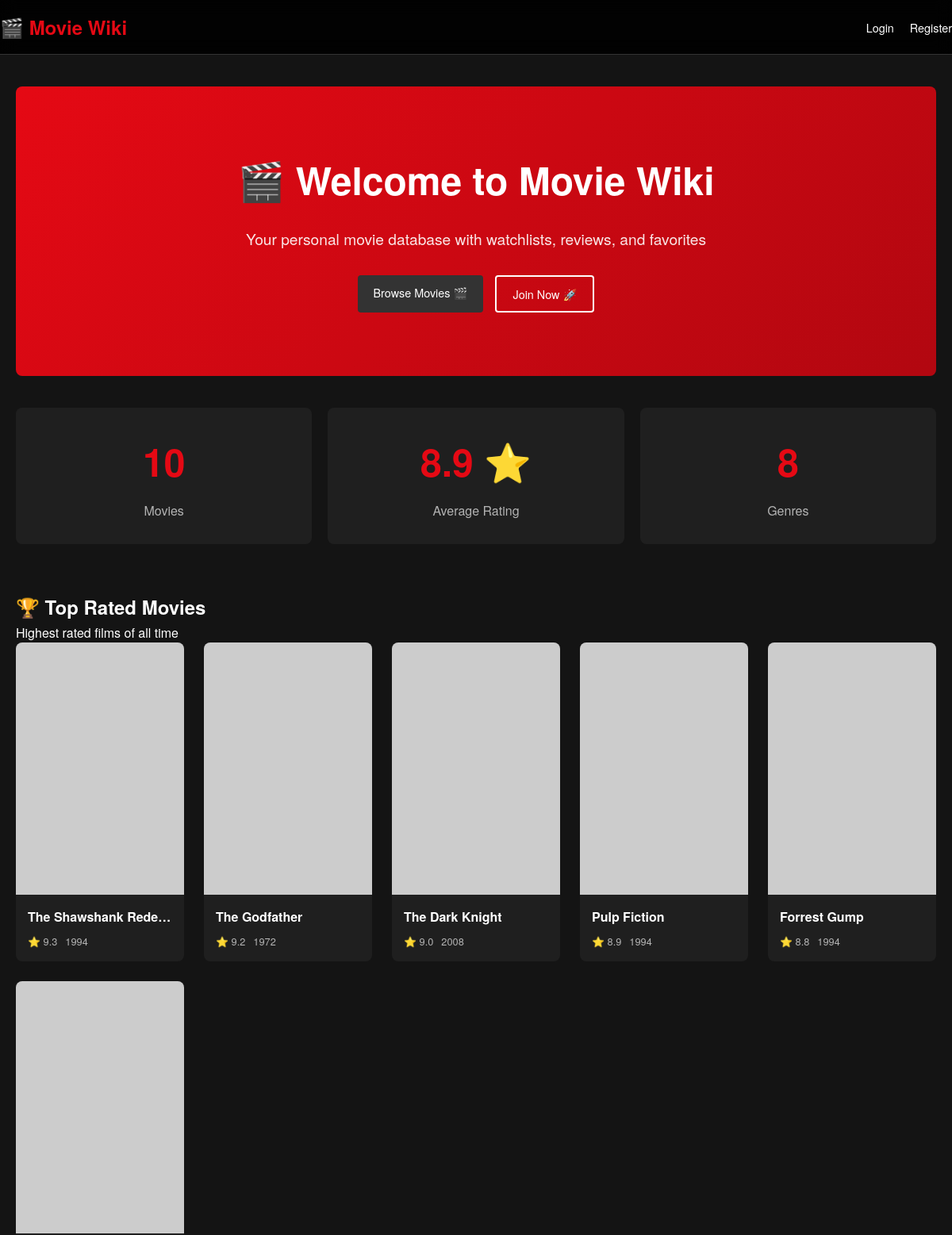
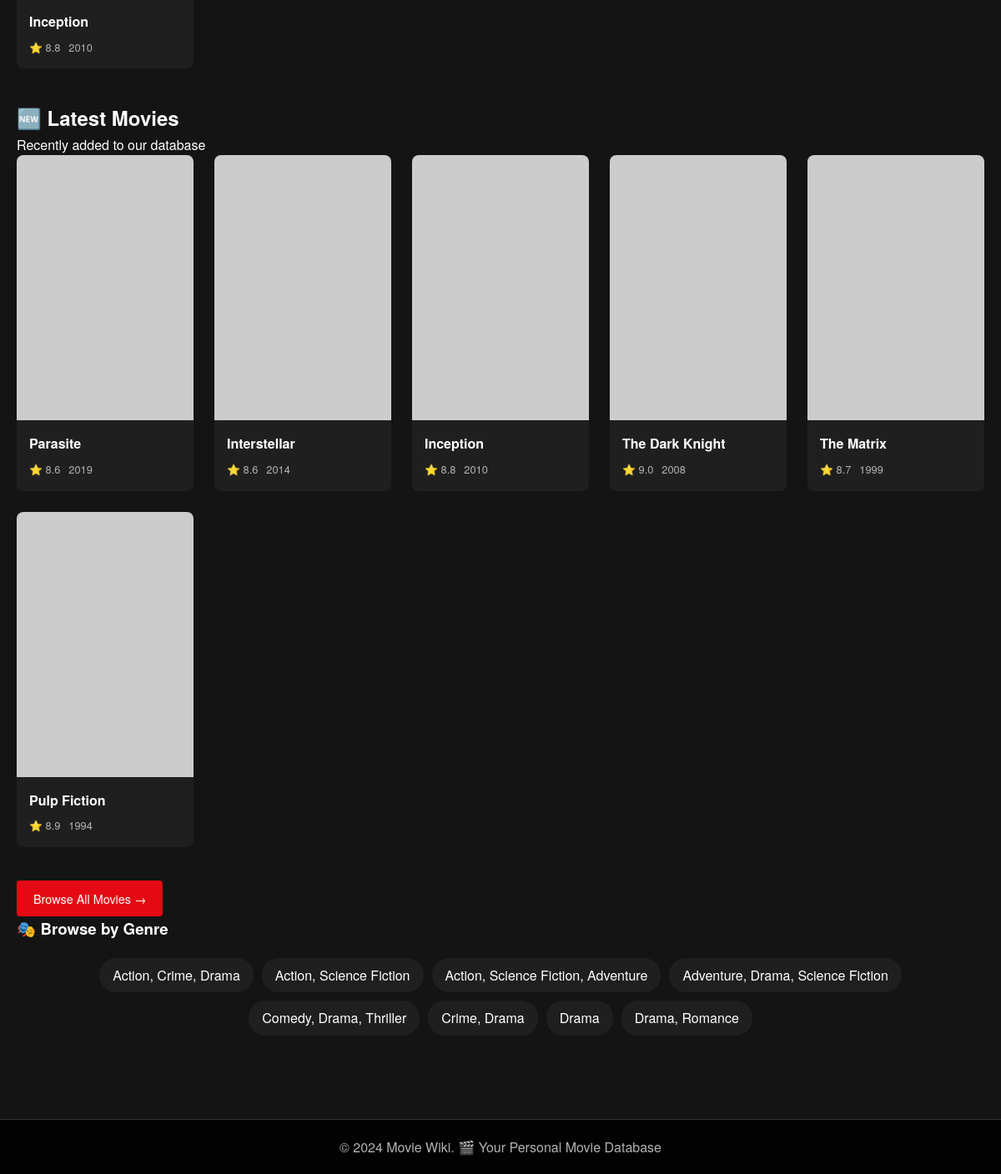
The page / on the database its author committed (2 pictures, top to bottom).
### tables this page shows
CREATE TABLE movies (
            id INTEGER PRIMARY KEY AUTOINCREMENT,
            title TEXT NOT NULL,
            description TEXT,
            director TEXT,
            cast TEXT,
            release_date DATE,
            runtime INTEGER,
            genre TEXT,
            age_rating TEXT,
            rating REAL DEFAULT 0,
            poster_url TEXT,
            trailer_url TEXT,
            language TEXT,
            subtitle TEXT,
            created_at TIMESTAMP DEFAULT CURRENT_TIMESTAMP
        );

### app.py (the view)
@app.route('/')
def index():
    conn = get_db()
    top_movies = conn.execute("""
        SELECT * FROM movies
        ORDER BY rating DESC
        LIMIT 6
    """).fetchall()
    genres = conn.execute("SELECT DISTINCT genre FROM movies ORDER BY genre").fetchall()
    latest_movies = conn.execute("""
        SELECT * FROM movies
        ORDER BY release_date DESC
        LIMIT 6
    """).fetchall()
    total_movies = conn.execute("SELECT COUNT(*) as count FROM movies").fetchone()["count"]
    avg_rating = conn.execute("SELECT AVG(rating) as avg FROM movies").fetchone()["avg"]
    avg_rating = round(avg_rating, 1) if avg_rating else 0
    conn.close()
    return render_template("index.html",
                         config=WIKI_CONFIG,
                         top_movies=top_movies,
                         latest_movies=latest_movies,
                         genres=genres,
                         total_movies=total_movies,
                         avg_rating=avg_rating)

### app.py (called while the page is built)
def get_db():
    conn = sqlite3.connect("database.db")
    conn.row_factory = sqlite3.Row
    return conn

### templates/index.html (shortened to what this page needs)
{% extends "base.html" %}
{% block content %}
<div class="hero">
    <div class="hero-content">
        <h1>{{ config.emoji }} Welcome to {{ config.name }}</h1>
        <p>Your personal movie database with watchlists, reviews, and favorites</p>
        <div class="hero-buttons">
            <a href="/browse" class="btn btn-secondary">Browse Movies 🎬</a>
            {% if not session.get('user_id') %}
            <a href="/register" class="btn btn-outline">Join Now 🚀</a>
            {% endif %}
        </div>
    </div>
</div>
<div class="stats-section">
    <div class="stats-grid">
        <div class="stat-card">
            <div class="stat-value">{{ total_movies }}</div>
            <div class="stat-label">Movies</div>
        </div>
        <div class="stat-card">
            <div class="stat-value">{{ avg_rating }} ⭐</div>
            <div class="stat-label">Average Rating</div>
        </div>
        <div class="stat-card">
            <div class="stat-value">{{ genres|length }}</div>
            <div class="stat-label">Genres</div>
        </div>
    </div>
</div>
<div class="section">
    <div class="section-header">
        <h2>🏆 Top Rated Movies</h2>
        <p>Highest rated films of all time</p>
    </div>
    <div class="movies-grid">
        {% for movie in top_movies %}
        <div class="movie-card">
            <div class="movie-poster">
                {% if movie.poster_url %}
                <img src="{{ movie.poster_url }}" alt="{{ movie.title }}" onerror="this.src='https://via.placeholder.com/300x450?text=No+Poster'">
                {% else %}
                <div class="placeholder-poster">{{ config.emoji }}</div>
                {% endif %}
            </div>
            <div class="movie-info">
                <h3 class="movie-title">{{ movie.title }}</h3>
                <div class="movie-meta">
                    <span class="movie-rating">⭐ {{ movie.rating }}</span>
                    <span class="movie-year">{{ movie.release_date[:4] }}</span>
                </div>
            </div>
        </div>
        {% endfor %}
    </div>
</div>
<div class="section">
    <div class="section-header">
        <h2>🆕 Latest Movies</h2>
        <p>Recently added to our database</p>
    </div>
    <div class="movies-grid">
        {% for movie in latest_movies %}
        <div class="movie-card">
            <div class="movie-poster">
                {% if movie.poster_url %}
                <img src="{{ movie.poster_url }}" alt="{{ movie.title }}" onerror="this.src='https://via.placeholder.com/300x450?text=No+Poster'">
                {% else %}
                <div class="placeholder-poster">{{ config.emoji }}</div>
                {% endif %}
            </div>
            <div class="movie-info">
                <h3 class="movie-title">{{ movie.title }}</h3>
                <div class="movie-meta">
                    <span class="movie-rating">⭐ {{ movie.rating }}</span>
                    <span class="movie-year">{{ movie.release_date[:4] }}</span>
                </div>
            </div>
        </div>
        {% endfor %}
    </div>
</div>
<div class="text-center">
    <a href="/browse" class="btn btn-primary">Browse All Movies →</a>
</div>
<div class="section">
    <div class="section-header">
        <h3>🎭 Browse by Genre</h3>
    </div>
    <div class="genres-list">
        {% for genre in genres %}
        <a href="/browse?genre={{ genre.genre }}" class="genre-tag">
            {{ genre.genre }}
        </a>
        {% endfor %}
    </div>
</div>
{% endblock %}

### templates/base.html (shortened to what this page needs)
<!DOCTYPE html>
<html lang="en">
<head>
    <link rel="stylesheet" href="{{ url_for('static', filename='css/style.css') }}">
</head>
<body>
    <header class="header">
        <div class="container header-content">
            <div class="logo">
                <a href="/" style="text-decoration: none;">
                    <h1>{{ config.emoji }} {{ config.name }}</h1>
                </a>
            </div>
            <nav class="nav">
                {% if session.get('user_id') %}
                <a href="/" class="nav-link">Home</a>
                <a href="/browse" class="nav-link">Browse</a>
                <a href="/watchlist" class="nav-link">📋 Watchlist</a>
                <a href="/favorites" class="nav-link">⭐ Favorites</a>
                <span class="nav-link" style="color: var(--primary-color);">
                    👤 {{ session.get('username', 'User') }}
                </span>
                <a href="/logout" class="nav-link">Logout</a>
                {% else %}
                <a href="/login" class="nav-link">Login</a>
                <a href="/register" class="nav-link">Register</a>
                {% endif %}
            </nav>
        </div>
    </header>
    <main class="main">
        <div class="container">
            {% block content %}{% endblock %}
        </div>
    </main>
    <footer class="footer">
        <div class="container footer-content">
            <p>&copy; 2024 {{ config.name }}. {{ config.emoji }} Your Personal Movie Database</p>
        </div>
    </footer>
</body>
</html>

### static/css/style.css (style rules this page uses)
:root { --primary-color: #e50914; --primary-hover: #b20710; --bg-color: #141414; --bg-secondary: #1f1f1f; --text-color: #ffffff; --text-secondary: #b3b3b3; --border-color: #333; --success-color: #2ecc71; --error-color: #e74c3c; --warning-color: #f39c12; --info-color: #3498db; }
* { margin: 0; padding: 0; box-sizing: border-box; }
body { font-family: 'Helvetica Neue', Arial, sans-serif; background-color: var(--bg-color); color: var(--text-color); line-height: 1.6; min-height: 100vh; display: flex; flex-direction: column; }
.container { max-width: 1200px; margin: 0 auto; padding: 0 20px; }
.header { background-color: rgba(0, 0, 0, 0.9); border-bottom: 1px solid var(--border-color); position: sticky; top: 0; z-index: 1000; backdrop-filter: blur(10px); }
.header-content { display: flex; justify-content: space-between; align-items: center; padding: 15px 0; }
.logo h1 { font-size: 1.5rem; color: var(--primary-color); font-weight: bold; }
.nav { display: flex; gap: 20px; align-items: center; }
.nav-link { color: var(--text-color); text-decoration: none; font-size: 0.9rem; transition: color 0.3s; }
.main { flex: 1; padding: 40px 0; }
.hero { background: linear-gradient(135deg, var(--primary-color) 0%, var(--primary-hover) 100%); color: white; text-align: center; padding: 80px 20px; margin-bottom: 40px; border-radius: 8px; }
.hero h1 { font-size: 3rem; margin-bottom: 20px; }
.hero p { font-size: 1.2rem; margin-bottom: 30px; opacity: 0.9; }
.hero-buttons { display: flex; gap: 15px; justify-content: center; }
.btn { padding: 10px 20px; border: none; border-radius: 4px; cursor: pointer; font-size: 0.9rem; text-decoration: none; display: inline-block; transition: all 0.3s; text-align: center; }
.btn-primary { background-color: var(--primary-color); color: white; }
.btn-secondary { background-color: #333; color: white; }
.btn-outline { background-color: transparent; color: white; border: 2px solid white; }
.stats-section { margin-bottom: 60px; }
.stats-grid { display: grid; grid-template-columns: repeat(auto-fit, minmax(200px, 1fr)); gap: 20px; }
.stat-card { background-color: var(--bg-secondary); padding: 30px; border-radius: 8px; text-align: center; }
.stat-value { font-size: 3rem; font-weight: bold; color: var(--primary-color); margin-bottom: 10px; }
.stat-label { font-size: 1rem; color: var(--text-secondary); }
.movies-grid { display: grid; grid-template-columns: repeat(auto-fill, minmax(200px, 1fr)); gap: 25px; margin-bottom: 40px; }
.movie-card { background-color: var(--bg-secondary); border-radius: 8px; overflow: hidden; transition: transform 0.3s, box-shadow 0.3s; }
.movie-poster { position: relative; width: 100%; padding-top: 150%; overflow: hidden; }
.movie-poster img { position: absolute; top: 0; left: 0; width: 100%; height: 100%; object-fit: cover; }
.movie-info { padding: 15px; }
.movie-title { font-size: 1rem; margin-bottom: 8px; overflow: hidden; text-overflow: ellipsis; white-space: nowrap; }
.movie-meta { display: flex; gap: 10px; font-size: 0.8rem; color: var(--text-secondary); flex-wrap: wrap; }
.genres-list { display: flex; flex-wrap: wrap; gap: 10px; justify-content: center; margin-top: 20px; }
.genre-tag { background-color: var(--bg-secondary); padding: 8px 16px; border-radius: 20px; text-decoration: none; color: var(--text-color); transition: background-color 0.3s; }
.footer { background-color: rgba(0, 0, 0, 0.9); border-top: 1px solid var(--border-color); padding: 20px 0; margin-top: 60px; }
.footer-content { text-align: center; color: var(--text-secondary); }

### rows shown on the page
movies: title "The Shawshank Rede…", rating "9.3", release_date "1994"
movies: title "The Godfather", rating "9.2", release_date "1972"
movies: title "The Dark Knight", rating "9.0", release_date "2008"
movies: title "Pulp Fiction", rating "8.9", release_date "1994"
movies: title "Forrest Gump", rating "8.8", release_date "1994"
movies: title "Inception", rating "8.8", release_date "2010"
movies: title "Parasite", rating "8.6", release_date "2019"
movies: title "Interstellar", rating "8.6", release_date "2014"
movies: title "The Matrix", rating "8.7", release_date "1999"

### other values the page prints
{{ config.emoji }} "🎬"
{{ config.name }} "Movie Wiki"
{{ total_movies }} "10"
{{ avg_rating }} "8.9"
{{ genres|length }} "8"
{{ genre.genre }} "Action, Crime, Drama" "Action, Science Fiction" "Action, Science Fiction, Adventure" "Adventure, Drama, Science Fiction" "Comedy, Drama, Thriller" "Crime, Drama" "Drama" "Drama, Romance"
